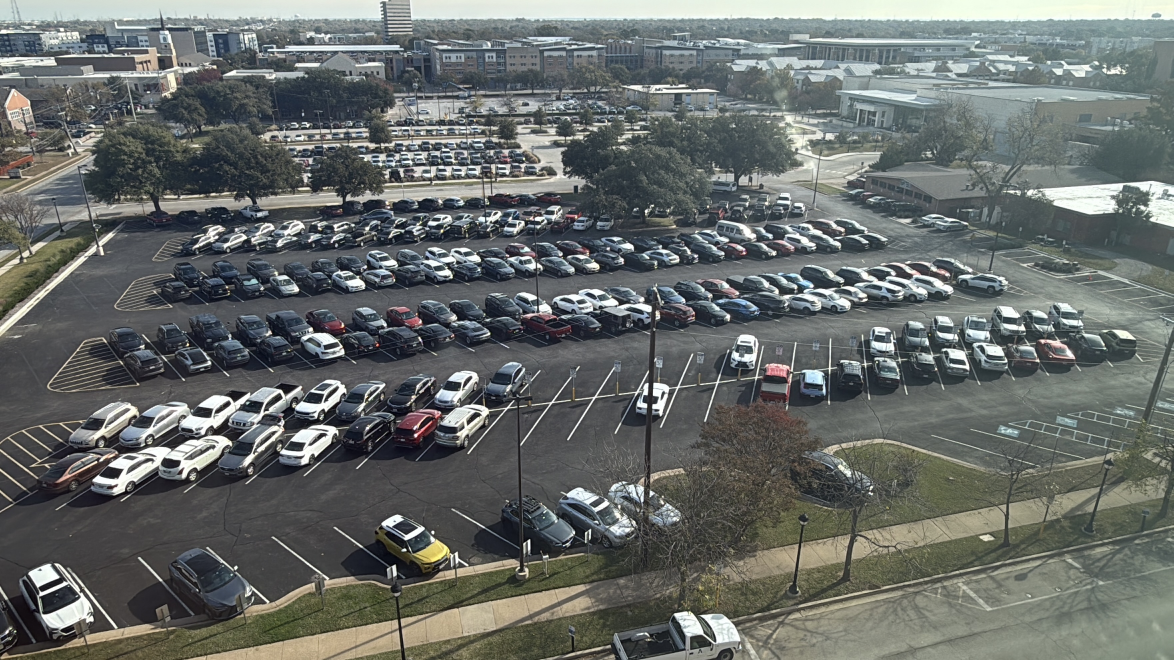
#> input picture backend/vision/models/dynamicSpace/IMG_9795.jpg, 3520 x 1980 px, given in place of IMG_9798.MOV, which was not available (shown at 1/3 size)
$ python json_main_optimized.py
#> lines starting #> are read from the running program, lines starting #| are printed output that depends on the picture; after the words box and inside, x2 and y2 are one past the last pixel; in counts of white or black regions, pixels touching at a corner belong together; pictures that were not available may be replaced by others from this repository, and a replacement may not be noted
### backend/vision/models/dynamicSpace/send_data.py
# send_data.py
import requests
import json

def send_to_backend(lot_name, total, free, occupied, spot_status_list):
    """
    Send full parking data (including per-spot status) to backend API
    """
    url = "http://localhost:8080/api/parking/update"  # Backend Endpoint

    data = {
        "parkingLotName": lot_name,
        "totalSpots": total,
        "freeSpots": free,
        "occupiedSpots": occupied,
        "spots": spot_status_list      # <-- NEW: full list of {spotId, status}
    }

    headers = {"Content-Type": "application/json"}

    try:
        response = requests.post(
            url,
            data=json.dumps(data),
            headers=headers,
            timeout=2
        )
        print(f" Data sent ({response.status_code}):", data)

    except requests.exceptions.RequestException as e:
        print(" Error sending data:", e)

### backend/vision/models/dynamicSpace/json_main_optimized.py
import cv2
import json
import cvzone
import numpy as np
import time
from send_data import send_to_backend

# =========================
# CONFIG
# =========================
VIDEO_PATH = "IMG_9798.MOV"
SPOTS_JSON = "parking_spots_9798.json"
LOT_NAME = "Lot A"
SEND_INTERVAL = 3  # seconds

# =========================
# VIDEO SOURCE
# =========================
cap = cv2.VideoCapture(VIDEO_PATH)
if not cap.isOpened():
    raise RuntimeError("Could not open video")

VIDEO_W = int(cap.get(cv2.CAP_PROP_FRAME_WIDTH))
VIDEO_H = int(cap.get(cv2.CAP_PROP_FRAME_HEIGHT))
print(f"Video resolution: {VIDEO_W} x {VIDEO_H}")

# =========================
# LOAD & SCALE JSON POLYGONS
# =========================
with open(SPOTS_JSON, "r") as f:
#> (reads backend/vision/models/dynamicSpace/parking_spots_9798.json from the repository)
    data = json.load(f)

spots_raw = data["spots"]
IMG_W = data["image_width"]
IMG_H = data["image_height"]

scale_x = VIDEO_W / IMG_W
scale_y = VIDEO_H / IMG_H

spots = []
for spot in spots_raw:
    scaled_pts = []
    for (x, y) in spot["points"]:
        sx = int(x * scale_x)
        sy = int(y * scale_y)

        sx = max(0, min(VIDEO_W - 1, sx))
        sy = max(0, min(VIDEO_H - 1, sy))

        scaled_pts.append([sx, sy])

    spots.append({
        "id": spot["id"],
        "points": scaled_pts
    })

print(f"Loaded & scaled {len(spots)} polygon parking spots")

# =========================
# UI TRACKBARS
# =========================
def empty(a): pass

cv2.namedWindow("Vals")
cv2.resizeWindow("Vals", 640, 400)

cv2.createTrackbar("BlockSize", "Vals", 7, 51, empty)
cv2.createTrackbar("C", "Vals", 7, 50, empty)
cv2.createTrackbar("Median", "Vals", 5, 51, empty)

cv2.createTrackbar("CannyLow", "Vals", 117, 255, empty)
cv2.createTrackbar("CannyHigh", "Vals", 167, 255, empty)

cv2.createTrackbar("Near%", "Vals", 6, 40, empty)
cv2.createTrackbar("Mid%",  "Vals", 8, 40, empty)
cv2.createTrackbar("Far%",  "Vals", 15, 40, empty)

# =========================
# ROW-BASED THRESHOLDING
# =========================
def get_row_threshold(cy):
    near_th = cv2.getTrackbarPos("Near%", "Vals") / 100
    mid_th  = cv2.getTrackbarPos("Mid%",  "Vals") / 100
    far_th  = cv2.getTrackbarPos("Far%",  "Vals") / 100

    if cy < VIDEO_H * 0.33:
        return far_th
    elif cy < VIDEO_H * 0.66:
        return mid_th
    else:
        return near_th

# =========================
# PARKING CHECK FUNCTION
# =========================
def checkSpaces(img, imgThres):
    spaces = 0
    spot_status_list = []

    for idx, spot in enumerate(spots):
        pts = np.array(spot["points"], dtype=np.int32)
        spot_id = spot["id"]

        mask = np.zeros(imgThres.shape, dtype=np.uint8)
        cv2.fillPoly(mask, [pts], 255)

        imgCrop = cv2.bitwise_and(imgThres, mask)

        roi_area = max(cv2.contourArea(pts), 1)
        white_pixels = cv2.countNonZero(imgCrop)
        white_ratio = white_pixels / roi_area

        cy = int(pts[:, 1].mean())
        TH = get_row_threshold(cy)

        if white_ratio > TH:
            status = "occupied"
            color = (0, 0, 200)
            thickness = 2
        else:
            status = "free"
            color = (0, 200, 0)
            thickness = 4
            spaces += 1

        spot_status_list.append({
            "spotId": spot_id,
            "status": status
        })

        # Draw polygon
        cv2.polylines(img, [pts], True, color, thickness)

        # Draw white ratio
        center = pts.mean(axis=0).astype(int)
        cv2.putText(
            img,
            f"{white_ratio:.2f}",
            tuple(center),
            cv2.FONT_HERSHEY_PLAIN,
            1.2,
            color,
            2
        )

    total = len(spots)
    occupied = total - spaces

    cvzone.putTextRect(
        img,
        f"Free: {spaces}/{total}",
        (50, 60),
        thickness=3,
        offset=20,
        colorR=(0, 200, 0)
    )

    return total, spaces, occupied, spot_status_list

# =========================
# BACKEND THROTTLING
# =========================
last_sent = 0

# =========================
# MAIN LOOP
# =========================
while True:
    success, img = cap.read()
#> img is the input picture: shape (1980, 3520, 3); mean B, G, R 105.9, 108.2, 103.8
    if not success:
        cap.set(cv2.CAP_PROP_POS_FRAMES, 0)
        continue

    imgGray = cv2.cvtColor(img, cv2.COLOR_BGR2GRAY)
    imgBlur = cv2.GaussianBlur(imgGray, (3, 3), 1)

    blockSize = cv2.getTrackbarPos("BlockSize", "Vals")
    C = cv2.getTrackbarPos("C", "Vals")
    median_k = cv2.getTrackbarPos("Median", "Vals")

    cannyLow = cv2.getTrackbarPos("CannyLow", "Vals")
    cannyHigh = cv2.getTrackbarPos("CannyHigh", "Vals")

    if blockSize % 2 == 0: blockSize += 1
    if median_k % 2 == 0: median_k += 1

    imgAdaptive = cv2.adaptiveThreshold(
        imgBlur,
        255,
        cv2.ADAPTIVE_THRESH_GAUSSIAN_C,
        cv2.THRESH_BINARY_INV,
        blockSize,
        C
    )
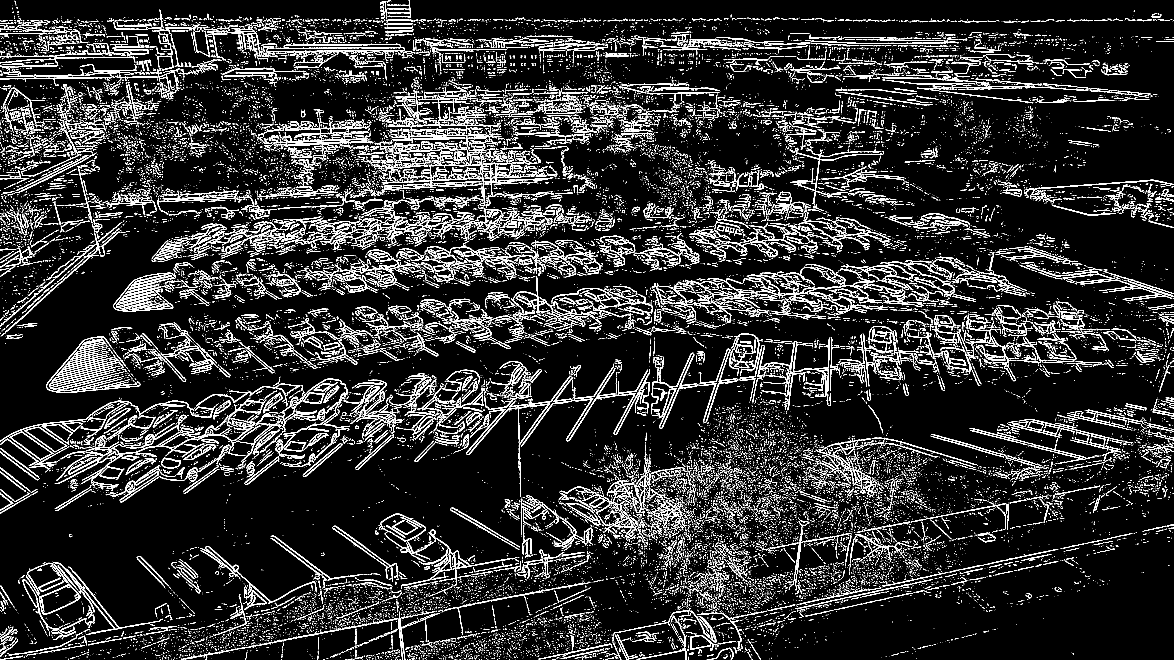
#> imgAdaptive: shape (1980, 3520) (shown at 1/3 size); 10.6% white in thin lines or dots

    imgAdaptive = cv2.medianBlur(imgAdaptive, median_k)
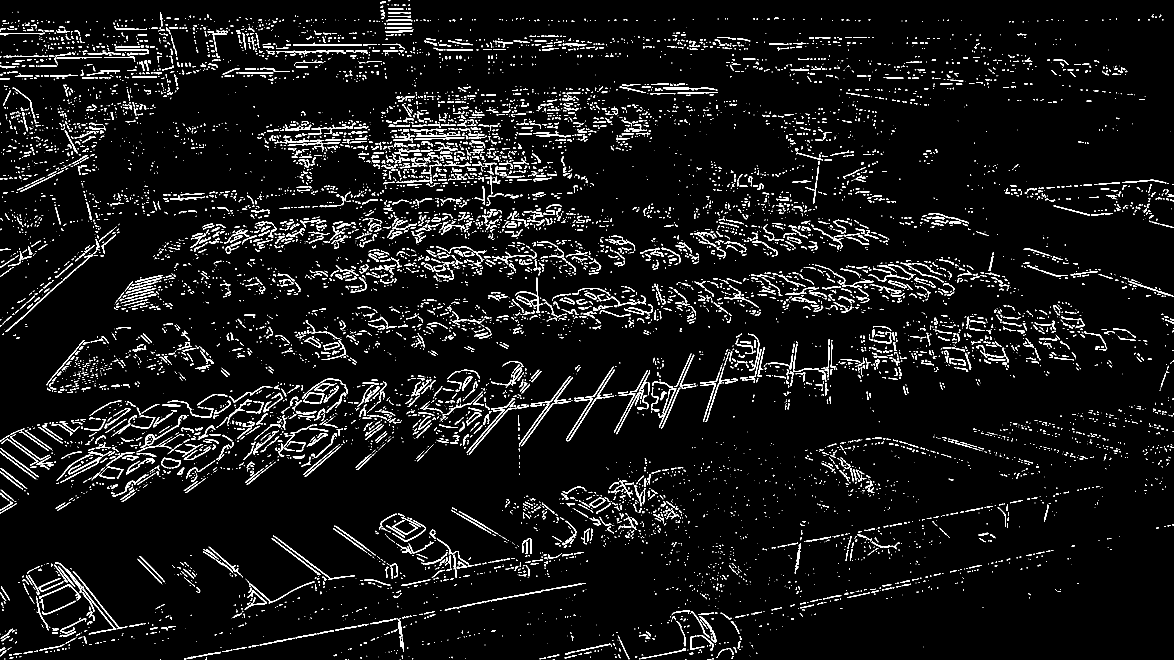
#> imgAdaptive: shape (1980, 3520) (shown at 1/3 size); 5.2% white; 10633 white regions (6675 under 20 px), largest, box (x1, y1, x2, y2) and area: (165, 1687, 348, 1903) 1377, (1699, 1187, 1841, 1324) 1358, (16, 763, 280, 996) 1076
    imgCanny = cv2.Canny(imgBlur, cannyLow, cannyHigh)
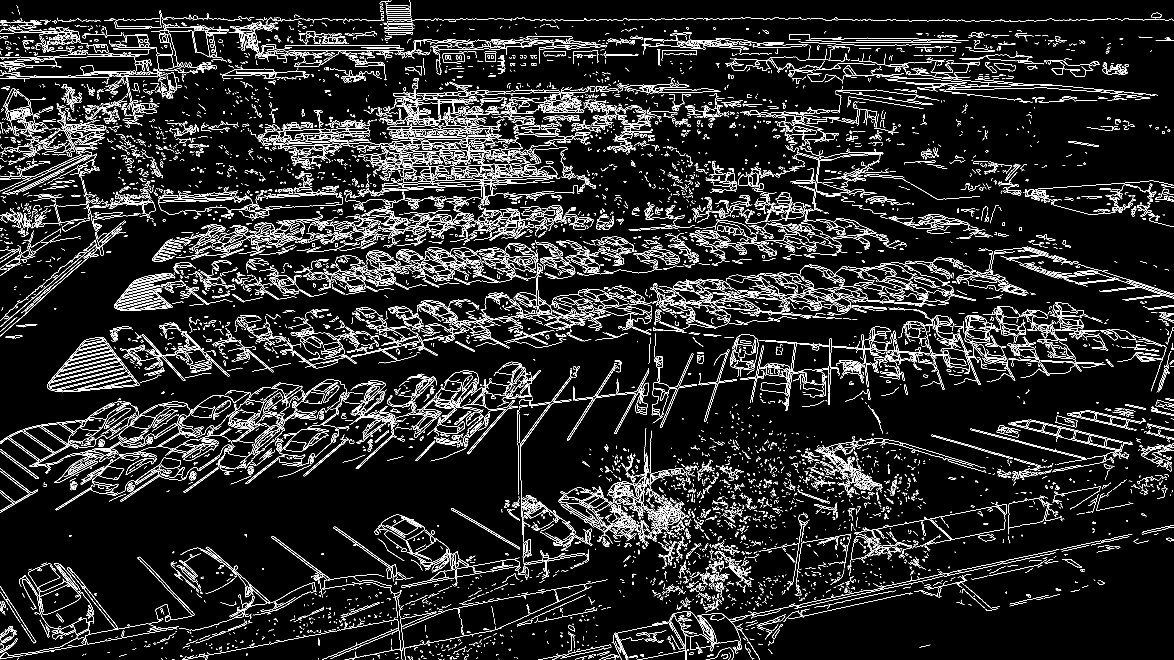
#> imgCanny: shape (1980, 3520) (shown at 1/3 size); 6.6% white in thin lines or dots

    imgThres = cv2.addWeighted(imgAdaptive, 1, imgCanny, 1, 0)
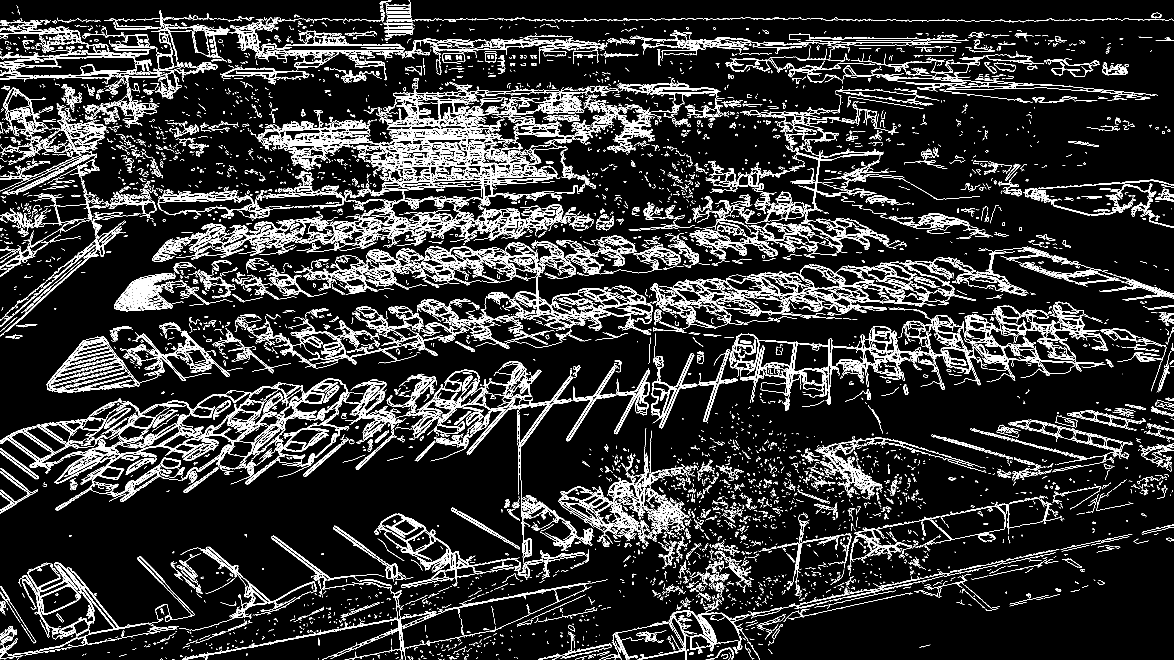
#> imgThres: shape (1980, 3520) (shown at 1/3 size); 11.4% white; 8424 white regions (5419 under 20 px), largest, box (x1, y1, x2, y2) and area: (616, 245, 1719, 771) 72796, (102, 1136, 1080, 1532) 32242, (910, 720, 1959, 1026) 28225

    total, free, occupied, spot_status_list = checkSpaces(img, imgThres)
#> in checkSpaces, `cv2.fillPoly(mask, [pts], 255)`: mask: shape (1980, 3520); 0.64% white; 1 white region, box (x1, y1, x2, y2) and area: (14, 1684, 345, 1933) 44619
#> in checkSpaces, `imgCrop = cv2.bitwise_and(imgThres, mask)`:
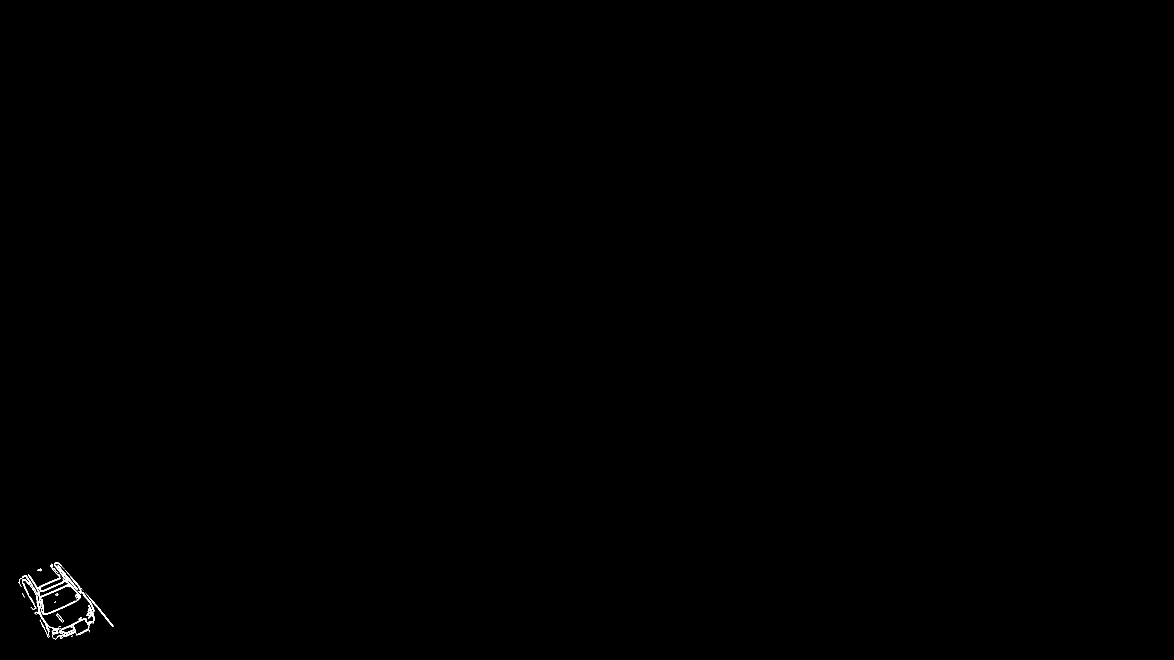
#> imgCrop: shape (1980, 3520) (shown at 1/3 size); 0.11% white; 30 white regions (19 under 20 px), largest, box (x1, y1, x2, y2) and area: (67, 1709, 285, 1918) 3393, (114, 1687, 243, 1844) 2616, (56, 1722, 119, 1788) 552
#> in checkSpaces, `white_pixels = cv2.countNonZero(imgCrop)`: white_pixels = 7889
#> in checkSpaces, `white_ratio = white_pixels / roi_area`: white_ratio = 0.178
#> total = 4; free = 2; occupied = 2; spot_status_list = 4 items

    now = time.time()
    if now - last_sent >= SEND_INTERVAL:
        send_to_backend(
            LOT_NAME,
            total,
            free,
            occupied,
            spot_status_list
        )
#> (the call stopped at in send_to_backend, `response = requests.post( url, data=json.dumps(data), headers=headers,..`: requests is not available in this run)
        last_sent = now

    cv2.imshow("Image", img)
    cv2.imshow("Threshold Fusion", imgThres)

    if cv2.waitKey(1) & 0xFF == ord("q"):
#> (key q is pressed here)
        break

cap.release()
cv2.destroyAllWindows()
